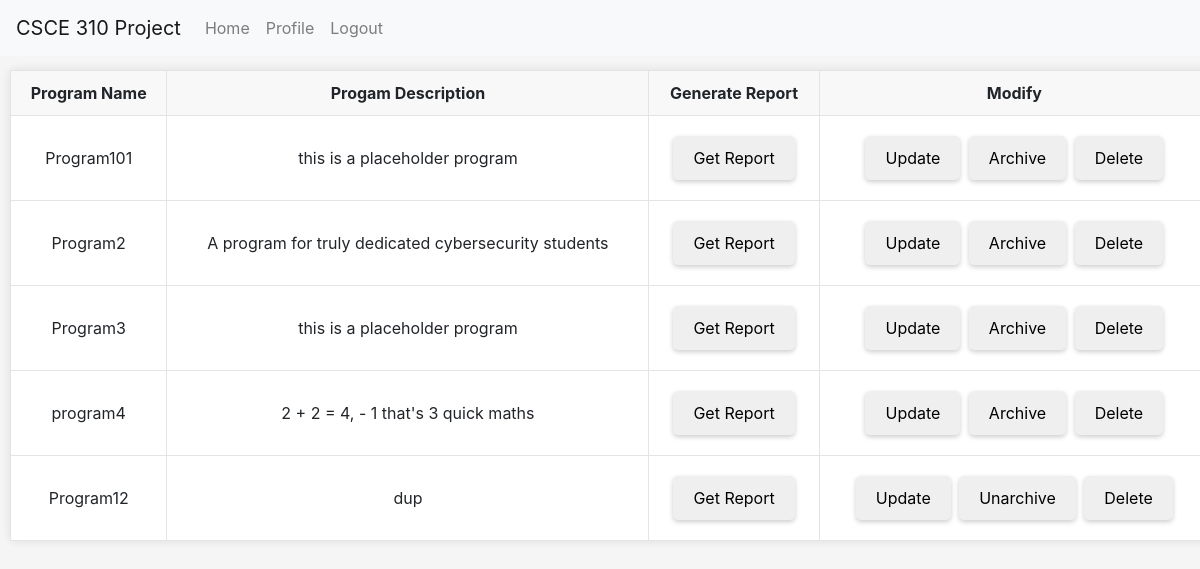
Screenshot of /admin/view_programs (signed in) with the database file from the repository.
### tables this page shows
CREATE TABLE Programs (
                    program_num INTEGER PRIMARY KEY AUTOINCREMENT,
                    name TEXT,
                    description TEXT,
                    archived INTEGER
                    );

### routes/admin.py (the view)
@admin_bp.route('/view_programs', methods=['GET'])
@login_required
def view_all_programs():
    conn = get_db_connection()
    programs = get_all_programs(conn)
    conn.close()
    return render_template("admin/admin_view_programs.html", programs=programs)

### app.py (called while the page is built)
@login_manager.user_loader
def load_user(UIN):
    return User(UIN)

### db.py (called while the page is built)
def get_db_connection():
    conn = sqlite3.connect('database.db')
    conn.row_factory = sqlite3.Row
    return conn

### util/Programs.py (called while the page is built)
def get_all_programs(conn):
  return conn.execute('SELECT * FROM Programs').fetchall()

### templates/admin/admin_view_programs.html (shortened to what this page needs)
<!DOCTYPE html>
<html lang="en">
<head>
  <link rel="stylesheet" href="https://stackpath.bootstrapcdn.com/bootstrap/4.3.1/css/bootstrap.min.css">
  <link rel="stylesheet" href="../static/general.css">
  <link rel="stylesheet" href="../static/admin_home.css">
</head>
<body>
    <nav class="navbar navbar-expand-lg navbar-light bg-light fixed-top">
      <a class="navbar-brand" href="#">CSCE 310 Project</a>
      <div class="collapse navbar-collapse" id="navbarNav">
          <ul class="navbar-nav">
              <li class="nav-item">
                  <a class="nav-link" href="/home">Home</a>
              </li>
              <li class="nav-item">
                  <a class="nav-link" href="/profile">Profile</a>
              </li>
              <li class="nav-item">
                  <a class="nav-link" href="/logout">Logout</a>
              </li>
          </ul>
      </div>
  </nav>
  <table>
    <tr>
      <th>Program Name</th>
      <th>Progam Description</th>
      <th>Generate Report</th>
      <th>Modify</th>
    </tr>
    {% for program in programs %}
    <tr>
      <td>{{ program.name }}</td>
      <td>{{ program.description }}</td>
      <td>
        <a href="/admin/get_report/{{program.program_num}}">
          <button>Get Report</button>
        </a>
      </td>
      <td>
        <a href="/admin/update_program/{{program.program_num}}">
          <button>Update</button>
        </a>
        {% if program.archived %}
          <button onclick="archiveProgram({{program.program_num}}, 0)">Unarchive</button>
        {% else %}
          <button onclick="archiveProgram({{program.program_num}}, 1)">Archive</button>
        {% endif %}
        <button onclick="deleteProgram({{program.program_num}})">Delete</button>
      </td>
    </tr>
    {% endfor %}
  </table>
</body>
</html>

### static/general.css (style rules this page uses)
table { border-collapse: collapse; margin: 10px; }
table, th, td { border: 1px solid #e4e4e4; }
th, td { padding: 10px; text-align: left; }
th { background-color: #f8f8f8; vertical-align: text-top; }

### static/admin_home.css (style rules this page uses)
body { background-color: #f5f5f5; padding-top: 60px; }
table { box-shadow: 0 0 10px rgba(0,0,0,0.1); background: #fff; border-radius: 5px; width: 100%; margin-bottom: 20px; }
table th, table td { text-align: center; vertical-align: middle; }
button, .btn-custom { border: none; padding: 10px 20px; margin: 10px 2px; border-radius: 5px; box-shadow: 0 2px 5px rgba(0,0,0,0.2); }

### rows the page displays
Programs: name "Program101", description "this is a placeholder program"
Programs: name "Program2", description "A program for truly dedicated cybersecurity students"
Programs: name "Program3", description "this is a placeholder program"
Programs: name "program4", description "2 + 2 = 4, - 1 that's 3 quick maths"
Programs: name "Program12", description "dup"
